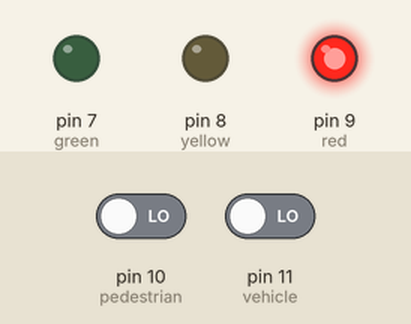
Bench run of a sketch on a simulated Arduino Uno, built with avr-gcc and run on an emulated ATmega328P. Parts: output pins drawn as LEDs (lit = HIGH). The inputs (shaded band) are chosen by the test bench; at power-on: pin 10 (pedestrian) LOW, pin 11 (vehicle) LOW. What the sketch prints to the serial monitor is not drawn.

Above: at 12.8 s.
12.9 s: pin 10 (pedestrian) driven HIGH
At 18.0 s:
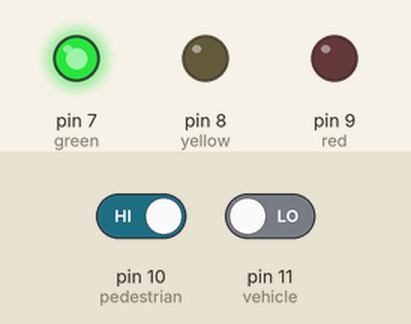
At 23.0 s:
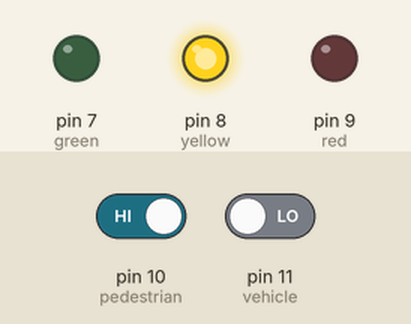
Timing chart, 0 to 25.5 s (numbered marks = the images above; inputs shaded):
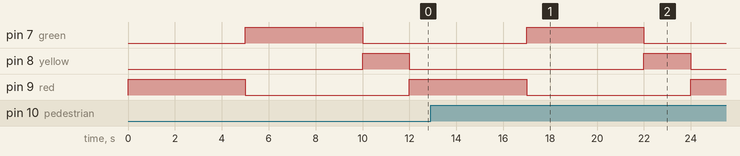

Measured:
- after the input at 12.9 s, pin 7 (green): goes on until 22.0 s, then stays LOW; pin 9 (red): goes on until 24.0 s, then stays HIGH

The sketch:

Pedestrian_traffic_light_trial_.ino
```cpp
int red = 9;
int yellow = 8;
int green = 7;
int greenPed = 6;
int redPed = 5;
int pedestrian = 10;
int vehicle = 11;
int pulseVeh = 0;
int pulsePed = 0;
void pedestrianLights();
void vehicleLights();
void regularLights();


void setup() {
 Serial.begin(9600);
 pinMode(red, OUTPUT);
 pinMode(yellow, OUTPUT);
 pinMode(green, OUTPUT);
 pinMode(pedestrian, INPUT);
 pinMode(vehicle, INPUT);
}

void loop() {
  digitalRead(pedestrian);
  while (pedestrian == LOW)
        {
          regularLights();
        }

  if (digitalRead(pedestrian) == HIGH)
  {
    pulsePed++;
    Serial.print(pulsePed);
  }
     else if (digitalRead(vehicle) == HIGH)
              {
               pulseVeh++;
               Serial.print(pulseVeh);
              }


  if (pulsePed > 0)
  {
    pedestrianLights();
    pulsePed = 0;
    Serial.print(pulsePed);
  }

      else if (pulseVeh > 0)
              {
                vehicleLights();
                pulseVeh = 0;
                Serial.print(pulseVeh);
              }

               else if (pulseVeh > 0 && pulsePed > 0)
                       {
                          pedestrianLights();
                          pulseVeh = 0;
                          pulsePed = 0;
                          Serial.print(pulsePed);
                          Serial.print(pulseVeh);
                       }

  regularLights();

}

void regularLights()
{
    digitalWrite(redPed, HIGH);
    digitalWrite(red, HIGH);
    delay(5000);
    digitalWrite(red, LOW);
    digitalWrite(green, HIGH);
    delay(5000);
    digitalWrite(green, LOW);
    digitalWrite(yellow, HIGH);
    delay(2000);
    digitalWrite(yellow, LOW);
}

void pedestrianLights()
{
   digitalWrite(red, HIGH);
   digitalWrite(greenPed, HIGH);
   delay(7000);
   digitalWrite(greenPed, LOW);
   digitalWrite(redPed, HIGH);
   delay(3000);
   digitalWrite(redPed, LOW);
}

void vehicleLights()
{
    digitalWrite(green, HIGH);
    delay(7000);
    digitalWrite(green, LOW);
    digitalWrite(yellow, HIGH);
    delay(2000);
    digitalWrite(yellow, LOW);
    digitalWrite(red, HIGH);
    delay(5000);
    digitalWrite(red, LOW);
}
```
